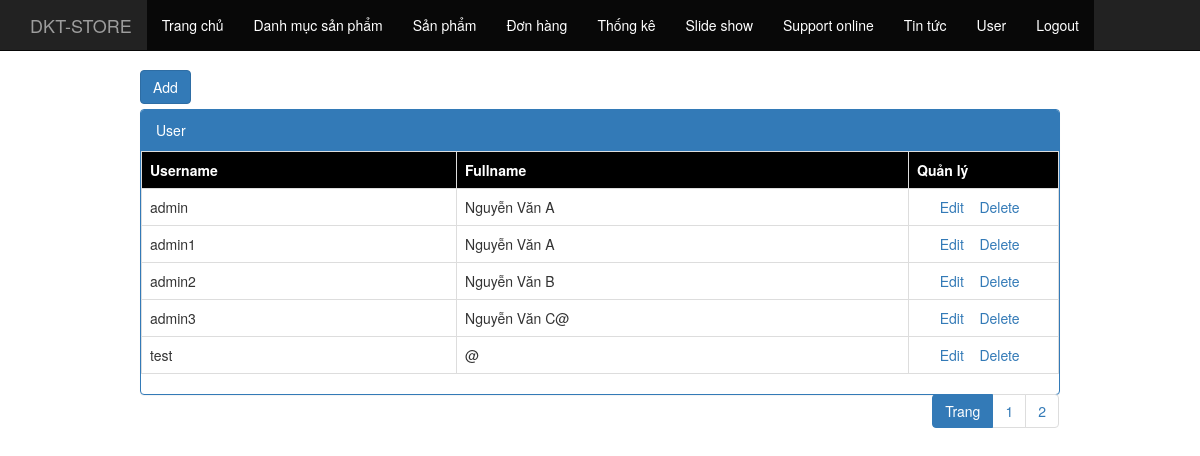
/admin.php?controller=user (signed in), run on the app's committed database.
### tables this page shows
CREATE TABLE `tbl_user` (
  `pk_user_id` int(11) NOT NULL,
  `c_username` varchar(500) NOT NULL,
  `c_password` varchar(500) NOT NULL,
  `c_fullname` varchar(500) NOT NULL
);

### controller/backend/controller_user.php (called while the page is built, shortened)
<?php
	class controller_user extends controller{
		public function __construct(){
			$total = $this->model->num_rows("select * from tbl_user");
			$record_per_page = 5;
			$num_page = ceil($total/$record_per_page);
			$page = isset($_GET["p"])&&is_numeric($_GET["p"])&&$_GET["p"]>0 ? ($_GET["p"]-1):0;
			$from = $page * $record_per_page;
			$arr = $this->model->fetch("select * from tbl_user order by pk_user_id asc limit $from,$record_per_page");
			include "view/backend/view_user.php";
		}
	}
	new controller_user();
 ?>

### application/controller.php (called while the page is built, shortened)
<?php
	class controller{
		public function __construct(){
			$this->model = new model();
		}
	}
 ?>

### application/model.php (called while the page is built, shortened)
<?php
	class model{
		public function fetch($sql){
			global $link;
			$result = mysqli_query($link,$sql);
			$arr = array();
			while($rows = mysqli_fetch_array($result))
				$arr[] = $rows;
			return $arr;
		}
		public function num_rows($sql){
			global $link;
			$result = mysqli_query($link,$sql);
			return mysqli_num_rows($result);
		}
	}
 ?>

### view/backend/view_user.php (the view, shortened to what this page needs)
<div class="col-md-10 col-xs-offset-1">
	<div style="margin-bottom: 5px;">
		<a href="admin.php?controller=add_edit_user&act=add" class="btn btn-primary"> Add</a>
	</div>
	<div class="panel panel-primary">
		<div class="panel-heading">User</div>
		<div class="body-body">
			<table class="table table-bordered table-hover">
				<tr style="background-color: black; color: white">
					<th>Username</th>
					<th>Fullname</th>
					<th style="width: 150px">Quản lý</th>
				</tr>
				<?php
					foreach ($arr as $rows) {
				 ?>
				 <tr>
				 	<td><?php echo $rows["c_username"] ;?></td>
				 	<td><?php echo $rows["c_fullname"] ?></td>
				 	<td style="text-align: center;">
				 		<a href="admin.php?controller=add_edit_user&act=edit&id=<?php echo $rows["pk_user_id"] ;?>">Edit</a> &nbsp;&nbsp;
				 		<a onclick="return window.confirm('xoa?');" href="admin.php?controller=user&act=delete&id=<?php echo $rows["pk_user_id"] ;?>">Delete</a>&nbsp;&nbsp;
				 	</td>
				 </tr>
				 <?php } ?>
			</table>
			 <ul class="pagination pull-right">
			 	<li class="active"><a href="#">Trang</a></li>
			 	<?php
			 		for ($i=1; $i <= $num_page ; $i++) {
			 	 ?>
			 	 <li <?php echo isset($_GET["p"])&&$_GET["p"]==$i?"class='active'":"" ?>><a href="admin.php?controller=user&p=<?php echo $i; ?>"><?php echo $i; ?></a></li>
			 	 <?php } ?>
			 </ul>
		</div>
	</div>
</div>

### view/backend/view_user.php (style rules this page uses)
.pagination { margin: 0px; padding: 0px; }

### data on the page
tbl_user: c_username "admin", c_fullname "Nguyễn Văn A"
tbl_user: c_username "admin1", c_fullname "Nguyễn Văn A"
tbl_user: c_username "admin2", c_fullname "Nguyễn Văn B"
tbl_user: c_username "admin3", c_fullname "Nguyễn Văn C@"
tbl_user: c_username "test", c_fullname "@"
